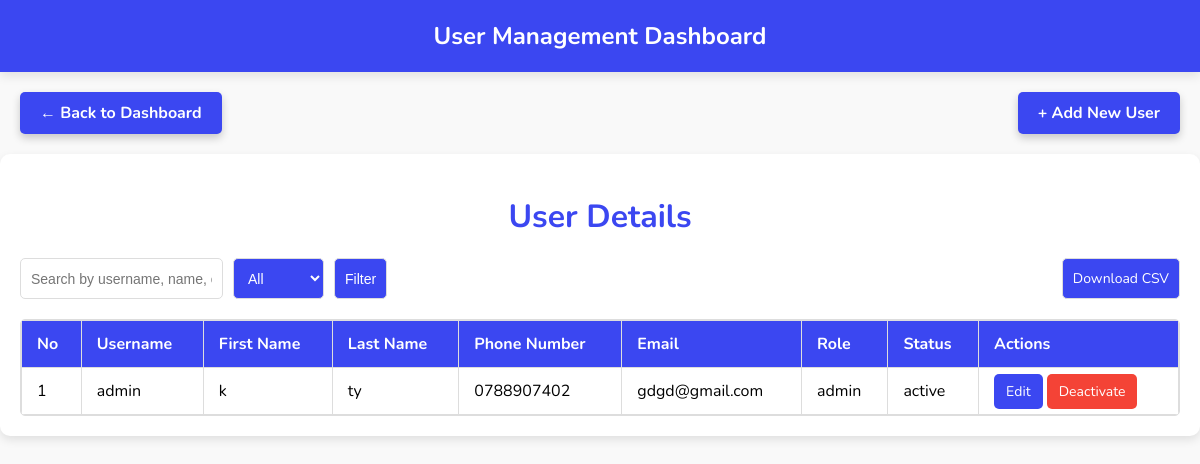
The page /Dashboard/userdetails.php (signed in) on the database its author committed.
### tables this page shows
CREATE TABLE `users` (
  `id` int(11) NOT NULL,
  `username` varchar(50) NOT NULL,
  `first_name` varchar(100) NOT NULL,
  `last_name` varchar(100) NOT NULL,
  `phone_number` varchar(15) NOT NULL,
  `email` varchar(255) NOT NULL,
  `password` varchar(255) NOT NULL,
  `role` enum('admin','manager','user') NOT NULL DEFAULT 'user',
  `status` enum('active','inactive') NOT NULL DEFAULT 'active'
);

### Dashboard/userdetails.php (the view, shortened to what this page needs)
<?php
include '../conn.php';
$isAdmin = isset($_SESSION['role']) && $_SESSION['role'] === 'admin';
$filter = isset($_GET['filter']) ? $_GET['filter'] : 'all';
$search = isset($_GET['search']) ? mysqli_real_escape_string($conn, $_GET['search']) : '';
$searchQuery = "";
$sql = "SELECT id, username, first_name, last_name, phone_number, email, role, status FROM users $searchQuery ORDER BY role ASC";
$result = mysqli_query($conn, $sql);
?>
<!DOCTYPE html>
<html lang="en">
<head>
</head>
<body>
  <div class="header">
    User Management Dashboard
  </div>
  <div class="action-buttons">
    <a href="dash.php" class="back-button">← Back to Dashboard</a>
    <?php if ($isAdmin): ?>
      <a href="adduser.php" class="add-user-button">+ Add New User</a>
    <?php endif; ?>
  </div>
  <div class="container">
    <h1>User Details</h1>
    <div class="actions">
      <form method="GET">
        <input type="text" class="search" name="search" placeholder="Search by username, name, or email" value="<?php echo htmlspecialchars($search); ?>">
        <select name="filter">
          <option value="all" <?php echo $filter === 'all' ? 'selected' : ''; ?>>All</option>
        </select>
        <button type="submit">Filter</button>
      </form>
      <a href="?download_csv=1">Download CSV</a>
    </div>
    <?php if (mysqli_num_rows($result) > 0): ?>
      <div class="table-container">
        <table>
          <thead>
            <tr>
              <th>No</th>
              <th>Username</th>
              <th>First Name</th>
              <th>Last Name</th>
              <th>Phone Number</th>
              <th>Email</th>
              <th>Role</th>
              <th>Status</th>
              <?php if ($isAdmin): ?>
                <th>Actions</th>
              <?php endif; ?>
            </tr>
          </thead>
          <tbody>
            <?php $counter = 1; ?>
            <?php while ($row = mysqli_fetch_assoc($result)): ?>
              <tr>
                <td><?php echo $counter++; ?></td>
                <td><?php echo htmlspecialchars($row['username']); ?></td>
                <td><?php echo htmlspecialchars($row['first_name']); ?></td>
                <td><?php echo htmlspecialchars($row['last_name']); ?></td>
                <td><?php echo htmlspecialchars($row['phone_number']); ?></td>
                <td><?php echo htmlspecialchars($row['email']); ?></td>
                <td><?php echo htmlspecialchars($row['role']); ?></td>
                <td><?php echo htmlspecialchars($row['status']); ?></td>
                <?php if ($isAdmin): ?>
                  <td>
                    <a href="edituser.php?id=<?php echo $row['id']; ?>" class="btn">Edit</a>
                    <?php if ($row['status'] === 'active'): ?>
                      <a href="toggleuser.php?id=<?php echo $row['id']; ?>&action=deactivate" class="btn btn-deactivate" onclick="return confirm('Are you sure you want to deactivate this user?');">Deactivate</a>
                    <?php else: ?>
                      <a href="toggleuser.php?id=<?php echo $row['id']; ?>&action=activate" class="btn" onclick="return confirm('Are you sure you want to activate this user?');">Activate</a>
                    <?php endif; ?>
                  </td>
                <?php endif; ?>
              </tr>
            <?php endwhile; ?>
          </tbody>
        </table>
      </div>
    <?php else: ?>
      <p class="no-data">No users found.</p>
    <?php endif; ?>
  </div>
</body>
</html>

### Dashboard/userdetails.php (style rules this page uses)
body { font-family: 'Nunito', sans-serif; background-color: #f9f9f9; margin: 0; padding: 0; }
.header { background-color: #3b47f1; color: white; padding: 20px; text-align: center; font-size: 24px; font-weight: bold; box-shadow: 0 4px 10px rgba(0, 0, 0, 0.1); }
.action-buttons { display: flex; justify-content: space-between; align-items: center; margin: 20px; }
.back-button, .add-user-button { display: inline-block; padding: 10px 20px; font-size: 16px; font-weight: bold; color: white; background-color: #3b47f1; border: none; border-radius: 5px; text-decoration: none; cursor: pointer; transition: background-color 0.3s ease, transform 0.2s ease; box-shadow: 0 4px 8px rgba(0, 0, 0, 0.2); }
.container { max-width: 1200px; margin: 20px auto; padding: 20px; background-color: #ffffff; border-radius: 10px; box-shadow: 0 4px 10px rgba(0, 0, 0, 0.1); }
h1 { text-align: center; color: #3b47f1; margin-bottom: 20px; }
.actions { display: flex; justify-content: space-between; margin-bottom: 20px; }
.actions form { display: flex; gap: 10px; }
.actions select, .actions input, .actions button, .actions a { padding: 10px; border: 1px solid #ddd; border-radius: 5px; font-size: 14px; text-decoration: none; color: white; background-color: #3b47f1; cursor: pointer; transition: background-color 0.3s ease; }
.actions input { background-color: transparent; color: #333; }
.table-container { max-height: 400px; overflow-y: auto; border: 1px solid #ddd; border-radius: 5px; }
table { width: 100%; border-collapse: collapse; }
table th, table td { padding: 12px 15px; text-align: left; border: 1px solid #ddd; }
table th { background-color: #3b47f1; color: white; font-weight: bold; position: sticky; top: 0; z-index: 1; }
.btn { padding: 8px 12px; background-color: #3b47f1; color: white; text-decoration: none; border-radius: 5px; font-size: 14px; cursor: pointer; transition: background-color 0.3s ease; }
.btn-deactivate { background-color: #f44336; }

### rows shown on the page
users: username "admin", first_name "k", last_name "ty", phone_number "0788907402", email "gdgd@gmail.com", role "admin", status "active"
